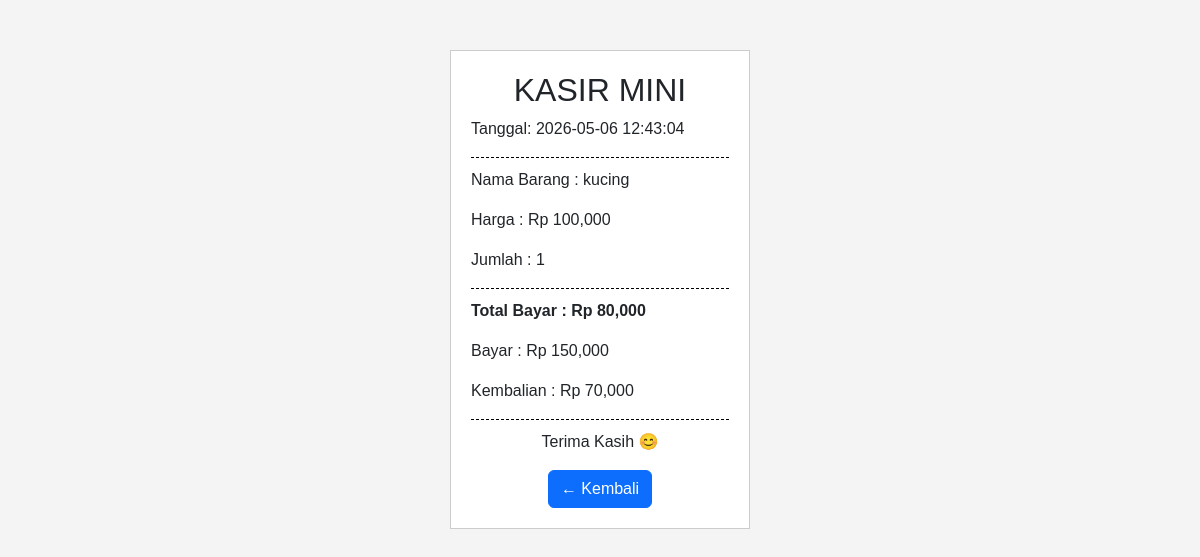
/penjualan.php, run on the app's committed database.
### tables this page shows
CREATE TABLE `transaksi` (
  `id_transaksi` int(11) NOT NULL,
  `nama_barang` varchar(100) DEFAULT NULL,
  `harga` int(11) DEFAULT NULL,
  `jumlah` int(11) DEFAULT NULL,
  `total` int(11) DEFAULT NULL,
  `bayar` int(11) DEFAULT NULL,
  `kembalian` int(11) DEFAULT NULL,
  `tanggal` datetime DEFAULT current_timestamp()
);

### penjualan.php (the view, shortened to what this page needs)
<?php
$conn = mysqli_connect("localhost", "root", "", "kasir_mini");
$query = "SELECT * FROM transaksi ORDER BY id_transaksi DESC LIMIT 1";
$result = mysqli_query($conn, $query);
$data = mysqli_fetch_assoc($result);
?>
<!DOCTYPE html>
<html>
<head>
    <link href="https://cdn.jsdelivr.net/npm/bootstrap@5.3.3/dist/css/bootstrap.min.css" rel="stylesheet">
</head>
<body>
<div class="struk">
    <h2>KASIR MINI</h2>
    <p>Tanggal: <?= $data['tanggal']; ?></p>
    <div class="line"></div>
    <p>Nama Barang : <?= $data['nama_barang']; ?></p>
    <p>Harga       : Rp <?= number_format($data['harga']); ?></p>
    <p>Jumlah      : <?= $data['jumlah']; ?></p>
    <div class="line"></div>
    <p><b>Total Bayar : Rp <?= number_format($data['total']); ?></b></p>
    <p>Bayar         : Rp <?= number_format($data['bayar']); ?></p>
    <p>Kembalian     : Rp <?= number_format($data['kembalian']); ?></p>
    <div class="line"></div>
    <p style="text-align:center;">Terima Kasih 😊</p>
    <div class="text-center mt-3">
        <a href="admin.php" class="btn btn-primary">← Kembali</a>
    </div>
</div>
</body>
</html>

### penjualan.php (style rules this page uses)
body { font-family: Arial; background-color: #f4f4f4; }
.struk { width: 300px; background: #fff; padding: 20px; margin: 50px auto; border: 1px solid #ccc; }
h2 { text-align: center; }
.line { border-top: 1px dashed #000; margin: 10px 0; }

### data on the page
transaksi: tanggal "2026-05-06 12:43:04", nama_barang "kucing", harga "100,000", jumlah "1", total "80,000", bayar "150,000", kembalian "70,000"
